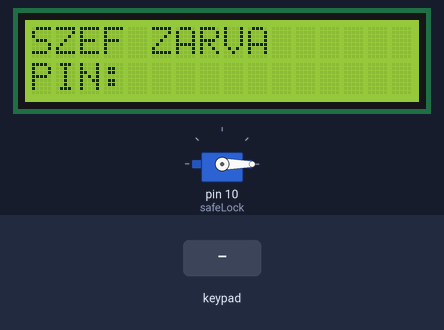
A sketch run on a simulated Arduino Uno, built with avr-gcc and run on an emulated ATmega328P. On the bench: 16×2 character LCD, servo. The test bench sets the inputs (shaded band).

Above: at 1.2 s.
1.3 s: keypad keys 1 2 3 4 D pressed 0.4 s apart
At 3.2 s:
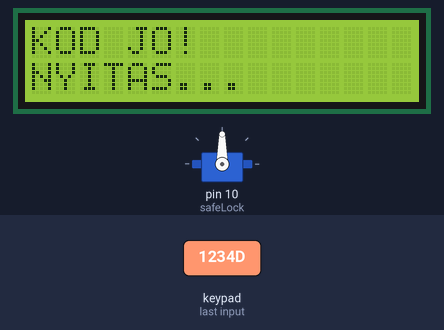
4.8 s: key 'D' pressed
7.8 s: key '1' pressed
At 10.6 s:
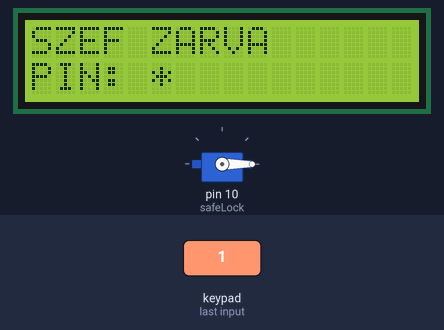
10.8 s: key '2' pressed
At 11.9 s:
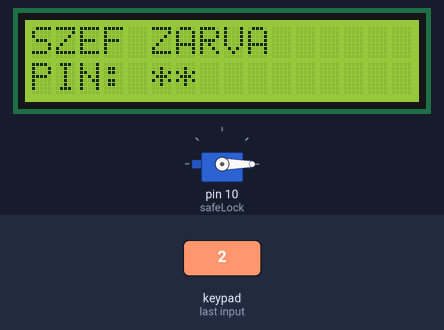
Timing chart, 0 to 13.3 s (numbered marks = the images above; inputs shaded):
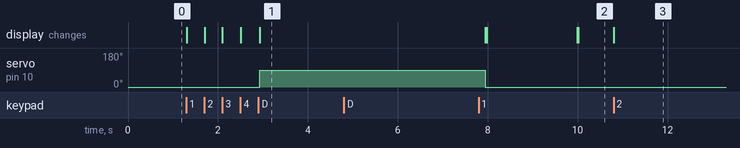

The sketch:

okos_safe.ino.ino
```cpp
#include <Wire.h>
#include <LiquidCrystal_I2C.h>
#include <Keypad.h>
#include <Servo.h>

LiquidCrystal_I2C lcd(0x27, 16, 2);

const byte ROWS = 4;
const byte COLS = 4;
char keys[ROWS][COLS] = {
  {'1','2','3','A'},
  {'4','5','6','B'},
  {'7','8','9','C'},
  {'*','0','#','D'}
};
byte rowPins[ROWS] = {9, 8, 7, 6};
byte colPins[COLS] = {5, 4, 3, 2};

Keypad keypad = Keypad(makeKeymap(keys), rowPins, colPins, ROWS, COLS);
Servo safeLock;

String masterCode = "1234";
String inputCode = "";

void setup() {
  lcd.init();
  lcd.backlight();
  safeLock.attach(10);
  safeLock.write(0);
  showReady();
}

void showReady() {
  lcd.clear();
  lcd.print("SZEF ZARVA");
  lcd.setCursor(0, 1);
  lcd.print("PIN: ");
  inputCode = "";
}

void loop() {
  char key = keypad.getKey();

  if (key) {
    if (key == '#') {
      showReady();
    }
    else if (key == 'D') {
      lcd.clear();
      if (inputCode == masterCode) {
        lcd.print("KOD JO!");
        lcd.setCursor(0, 1);
        lcd.print("NYITAS...");
        safeLock.write(90);
        delay(5000);
        safeLock.write(0);
        showReady();
      } else {
        lcd.print("ROSSZ KOD!");
        delay(2000);
        showReady();
      }
    }
    else { // Szám beírása
      if (inputCode.length() < 4) {
        inputCode += key;
        lcd.print("*");
      }
    }
  }
}
```

Measured:
- after the input at 1.3 s, servo on pin 10 (safeLock): 0° → 90° after 1.6 s; the display: first changes at once (image 1 shows a later state)
- after the input at 4.8 s, every drawn part: stays the same
- after the input at 7.8 s, the display: first differs from a run without the input after 2.2 s (image 2)
- after the input at 10.8 s, the display: changes at once (image 3)
